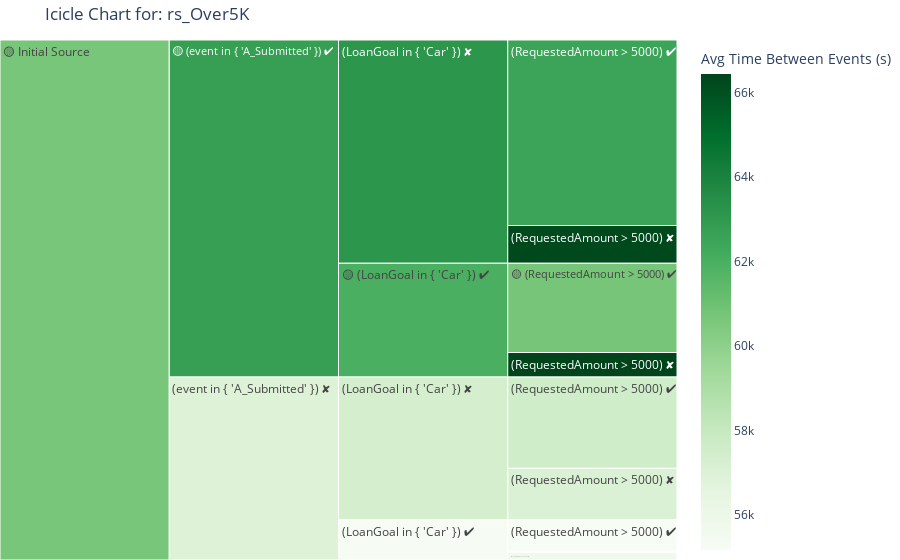

Notebook cell for this chart:
### Code cell
query_exploration_icicle('rs_Over5K', log_view, metric='avg_time_between_events', details=False)

### Figure 1 — Plotly figure (JSON) as saved in the notebook; plotly's stock layout.template omitted (floating-point values rounded to 4 significant figures)
{"data": [{"branchvalues": "total", "customdata": [["5,409", "0d 16h 52m", 60740.0], ["1,486", "0d 18h 27m", 66440.0], ["11,241", "0d 17h 21m", 62510.0], ["2,287", "0d 18h 24m", 66280.0], ["1,966", "0d 15h 19m", 55170.0], ["467", "0d 15h 28m", 55720.0], ["5,534", "0d 15h 59m", 57560.0], ["3,119", "0d 15h 50m", 57020.0], ["(?)", "(?)", 61970.0], ["(?)", "(?)", 63140.0], ["(?)", "(?)", 55270.0], ["(?)", "(?)", 57370.0], ["(?)", "(?)", 62750.0], ["(?)", "(?)", 56910.0], ["(?)", "(?)", 60690.0]], "domain": {"x": [0, 1], "y": [0, 1]}, "hoverinfo": "skip", "ids": ["🟡 Initial Source/🟡 (event in { 'A_Submitted' }) ✔/🟡 (LoanGoal in { 'Car' }) ✔/🟡 (RequestedAmount > 5000) ✔", "🟡 Initial Source/🟡 (event in { 'A_Submitted' }) ✔/🟡 (LoanGoal in { 'Car' }) ✔/(RequestedAmount > 5000) ✘", "🟡 Initial Source/🟡 (event in { 'A_Submitted' }) ✔/(LoanGoal in { 'Car' }) ✘/(RequestedAmount > 5000) ✔", "🟡 Initial Source/🟡 (event in { 'A_Submitted' }) ✔/(LoanGoal in { 'Car' }) ✘/(RequestedAmount > 5000) ✘", "🟡 Initial Source/(event in { 'A_Submitted' }) ✘/(LoanGoal in { 'Car' }) ✔/(RequestedAmount > 5000) ✔", "🟡 Initial Source/(event in { 'A_Submitted' }) ✘/(LoanGoal in { 'Car' }) ✔/(RequestedAmount > 5000) ✘", "🟡 Initial Source/(event in { 'A_Submitted' }) ✘/(LoanGoal in { 'Car' }) ✘/(RequestedAmount > 5000) ✔", "🟡 Initial Source/(event in { 'A_Submitted' }) ✘/(LoanGoal in { 'Car' }) ✘/(RequestedAmount > 5000) ✘", "🟡 Initial Source/🟡 (event in { 'A_Submitted' }) ✔/🟡 (LoanGoal in { 'Car' }) ✔", "🟡 Initial Source/🟡 (event in { 'A_Submitted' }) ✔/(LoanGoal in { 'Car' }) ✘", "🟡 Initial Source/(event in { 'A_Submitted' }) ✘/(LoanGoal in { 'Car' }) ✔", "🟡 Initial Source/(event in { 'A_Submitted' }) ✘/(LoanGoal in { 'Car' }) ✘", "🟡 Initial Source/🟡 (event in { 'A_Submitted' }) ✔", "🟡 Initial Source/(event in { 'A_Submitted' }) ✘", "🟡 Initial Source"], "labels": ["🟡 (RequestedAmount > 5000) ✔", "(RequestedAmount > 5000) ✘", "(RequestedAmount > 5000) ✔", "(RequestedAmount > 5000) ✘", "(RequestedAmount > 5000) ✔", "(RequestedAmount > 5000) ✘", "(RequestedAmount > 5000) ✔", "(RequestedAmount > 5000) ✘", "🟡 (LoanGoal in { 'Car' }) ✔", "(LoanGoal in { 'Car' }) ✘", "(LoanGoal in { 'Car' }) ✔", "(LoanGoal in { 'Car' }) ✘", "🟡 (event in { 'A_Submitted' }) ✔", "(event in { 'A_Submitted' }) ✘", "🟡 Initial Source"], "marker": {"coloraxis": "coloraxis", "colors": [60740.0, 66440.0, 62510.0, 66280.0, 55170.0, 55720.0, 57560.0, 57020.0, 61970.0, 63140.0, 55270.0, 57370.0, 62750.0, 56910.0, 60690.0]}, "name": "", "parents": ["🟡 Initial Source/🟡 (event in { 'A_Submitted' }) ✔/🟡 (LoanGoal in { 'Car' }) ✔", "🟡 Initial Source/🟡 (event in { 'A_Submitted' }) ✔/🟡 (LoanGoal in { 'Car' }) ✔", "🟡 Initial Source/🟡 (event in { 'A_Submitted' }) ✔/(LoanGoal in { 'Car' }) ✘", "🟡 Initial Source/🟡 (event in { 'A_Submitted' }) ✔/(LoanGoal in { 'Car' }) ✘", "🟡 Initial Source/(event in { 'A_Submitted' }) ✘/(LoanGoal in { 'Car' }) ✔", "🟡 Initial Source/(event in { 'A_Submitted' }) ✘/(LoanGoal in { 'Car' }) ✔", "🟡 Initial Source/(event in { 'A_Submitted' }) ✘/(LoanGoal in { 'Car' }) ✘", "🟡 Initial Source/(event in { 'A_Submitted' }) ✘/(LoanGoal in { 'Car' }) ✘", "🟡 Initial Source/🟡 (event in { 'A_Submitted' }) ✔", "🟡 Initial Source/🟡 (event in { 'A_Submitted' }) ✔", "🟡 Initial Source/(event in { 'A_Submitted' }) ✘", "🟡 Initial Source/(event in { 'A_Submitted' }) ✘", "🟡 Initial Source", "🟡 Initial Source", ""], "type": "icicle", "values": [5409.0, 1486.0, 11240.0, 2287.0, 1966.0, 467.0, 5534.0, 3119.0, 6895.0, 13530.0, 2433.0, 8653.0, 20420.0, 11090.0, 31510.0]}], "layout": {"coloraxis": {"colorbar": {"title": {"text": "Avg Time Between Events (s)"}}, "colorscale": [[0, "rgb(247,252,245)"], [0.125, "rgb(229,245,224)"], [0.25, "rgb(199,233,192)"], [0.375, "rgb(161,217,155)"], [0.5, "rgb(116,196,118)"], [0.625, "rgb(65,171,93)"], [0.75, "rgb(35,139,69)"], [0.875, "rgb(0,109,44)"], [1, "rgb(0,68,27)"]]}, "legend": {"tracegroupgap": 0}, "margin": {"b": 0, "l": 0, "r": 0, "t": 40}, "title": {"text": "Icicle Chart for: rs_Over5K"}}}
